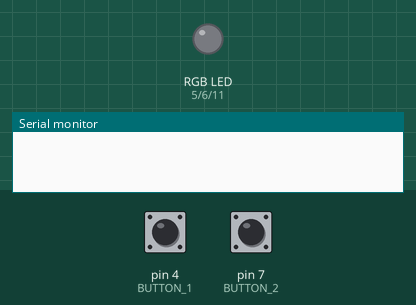
The sketch below on a simulated Arduino Uno, built with avr-gcc and run on an emulated ATmega328P. Parts: an RGB LED mixed from three pins (HIGH = lit), the last lines printed to the serial monitor. The test bench sets the inputs (shaded band); at power-on: pin 4 (BUTTON_1) LOW, pin 7 (BUTTON_2) LOW. Dim RGB values are drawn brighter than linear.

Above: at 1.2 s.
1.3 s: pin 4 (BUTTON_1) pulled HIGH for 0.15 s
At 2.3 s:
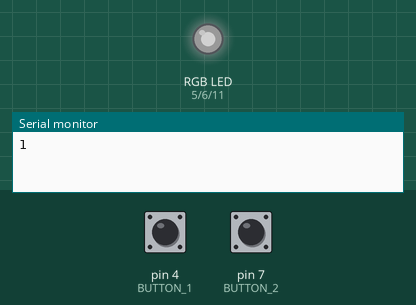
2.9 s: pin 7 (BUTTON_2) pulled HIGH for 0.15 s
At 3.5 s:
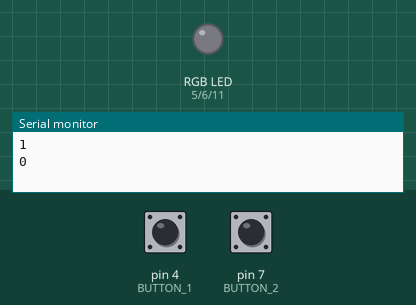
4.5 s: pin 4 (BUTTON_1) pulled HIGH for 1 s
At 5.9 s:
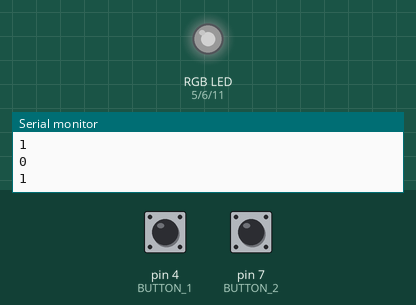
7.0 s: pin 7 (BUTTON_2) pulled HIGH for 1 s
At 7.8 s:
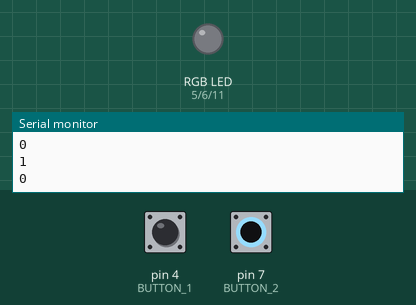
9.5 s: pin 4 (BUTTON_1) pulsed HIGH 5 times (0.12 s each, 0.3 s apart)
At 11.8 s:
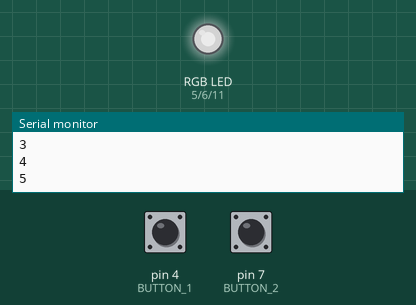
12.5 s: pin 4 (BUTTON_1) pulled HIGH for 0.15 s
At 13.2 s:
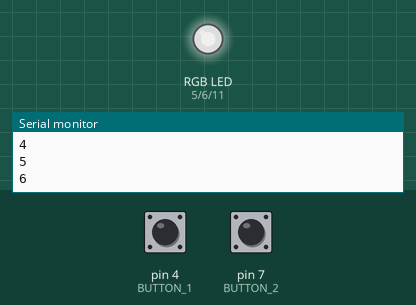
Timing chart, 0 to 15.1 s (numbered marks = the images above; inputs shaded):
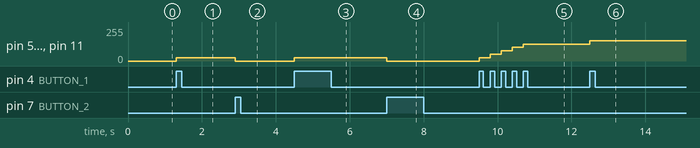

The sketch:

3_3_2.ino
```cpp
#define LED_RED 5
#define LED_GREEN 6
#define LED_BLUE  11
#define BUTTON_1 4
#define BUTTON_2 7

int cnt = 0;

void setup() {
  Serial.begin(9600);
  pinMode(BUTTON_1, INPUT);
  pinMode(BUTTON_2, INPUT);
}

void loop() {
  if (btn1() == 1)
  {
    if (cnt < 10)  cnt++;
    Serial.println(cnt);
    ledBrightSet(cnt);
  }
  if (btn2() == 1)
  {
    if (cnt >= 1)  cnt--;
    Serial.println(cnt);
    ledBrightSet(cnt);
  }
}

int btn1()
{
  static int currBtn = 0;
  static int prevBtn = 0;

  currBtn = digitalRead(BUTTON_1);

  if (currBtn != prevBtn)
  {
    prevBtn = currBtn;
    if (currBtn == 1)
    {
      return 1;
    }
    delay(50);
  }

  return 0;
}

int btn2()
{
  static int currBtn = 0;
  static int prevBtn = 0;

  currBtn = digitalRead(BUTTON_2);

  if (currBtn != prevBtn)
  {
    prevBtn = currBtn;
    if (currBtn == 1)
    {
      return 1;
    }
    delay(50);
  }

  return 0;
}

void ledBrightSet(int value)
{
  int bright = map(value, 0, 10, 0, 255);
  analogWrite(LED_RED, bright);
  analogWrite(LED_GREEN, bright);
  analogWrite(LED_BLUE, bright);
}
//3_3_2.ino
```

Measured:
- after the input at 1.3 s, pin 5 (LED_RED), pin 6 (LED_GREEN), pin 11 (LED_BLUE): 0/255 → 25/255 at once
- after the input at 2.9 s, pin 5 (LED_RED), pin 6 (LED_GREEN), pin 11 (LED_BLUE): 25/255 → 0/255 at once
- after the input at 4.5 s, pin 5 (LED_RED), pin 6 (LED_GREEN), pin 11 (LED_BLUE): 0/255 → 25/255 at once
- after the input at 7.0 s, pin 5 (LED_RED), pin 6 (LED_GREEN), pin 11 (LED_BLUE): 25/255 → 0/255 at once
- after the input at 9.5 s, pin 5 (LED_RED), pin 6 (LED_GREEN), pin 11 (LED_BLUE): moves from 0/255 to 127/255 over 1.2 s, starting at once
- after the input at 12.5 s, pin 5 (LED_RED), pin 6 (LED_GREEN), pin 11 (LED_BLUE): 127/255 → 153/255 at once
